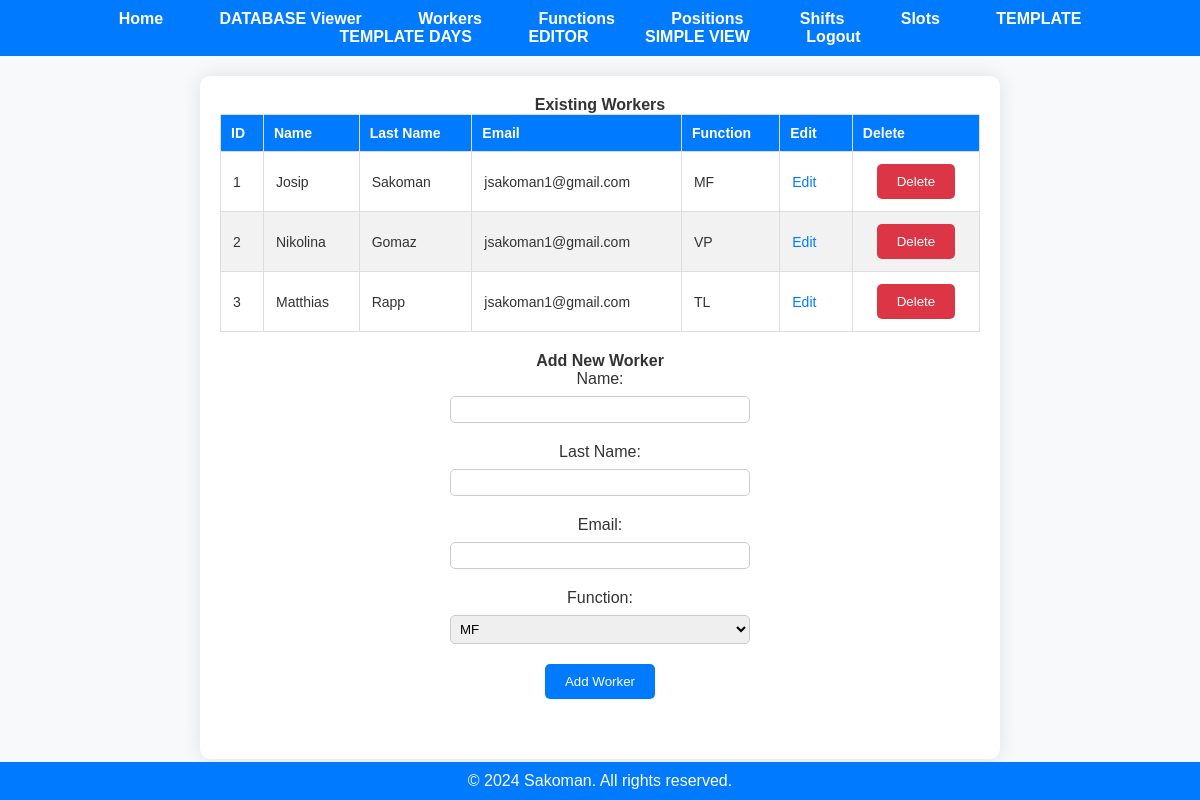
The page /workers (signed in) on the database as committed earlier.
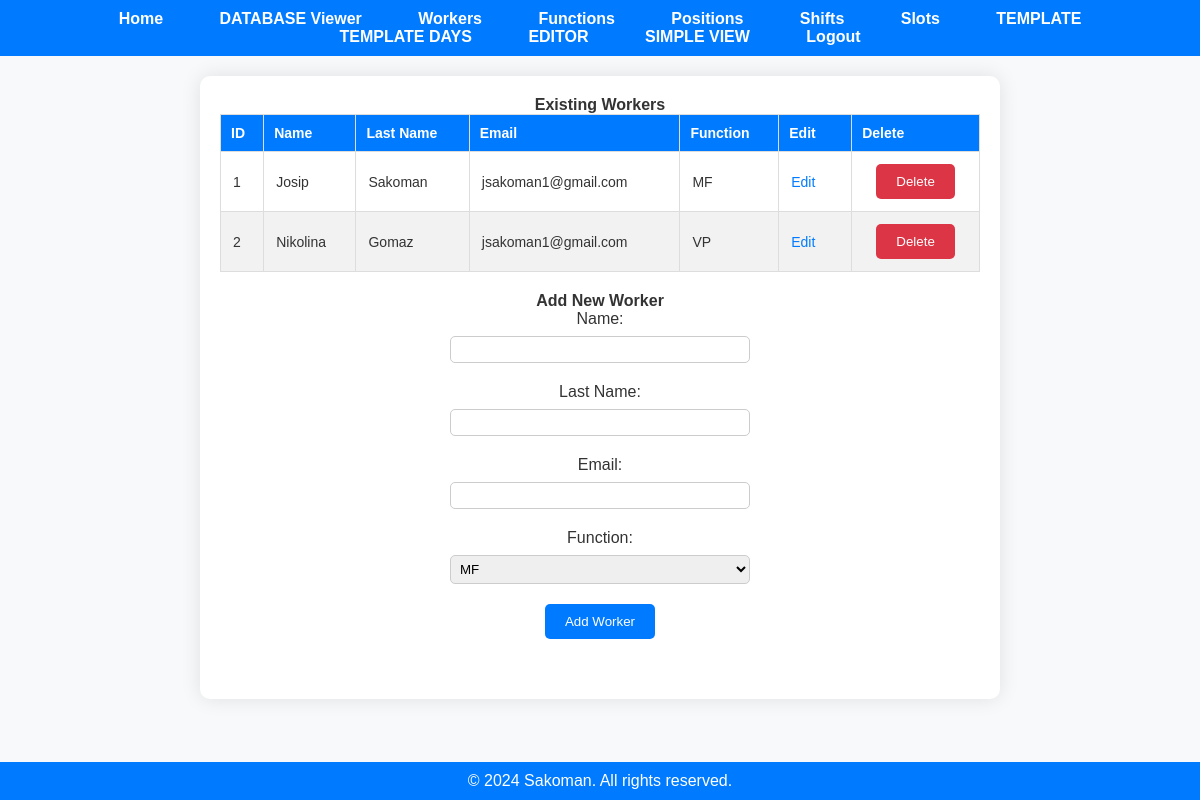
The same page on the database as committed later.
### app.py (models this page shows, shortened)
class Worker(db.Model):
    worker_id = db.Column(db.Integer, primary_key=True)
    name = db.Column(db.String(50), nullable=False)
    last_name = db.Column(db.String(50), nullable=False)
    email = db.Column(db.String(120), nullable=False)
    function_id = db.Column(db.Integer, db.ForeignKey('function.function_id'), nullable=False)
    user_id = db.Column(db.Integer, db.ForeignKey('user.id'), nullable=False)
    user = db.relationship('User', backref=db.backref('workers', lazy=True))
    function = db.relationship('Function', back_populates='workers')

### app.py (the view)
@app.route('/workers')
@employer_required
def display_workers():
    if 'user_id' not in session:
        flash('You must be logged in to view this page.', 'error')
        return redirect(url_for('login'))
    user_id = session['user_id']
    workers = fetch_all(user_id, 'Worker')
    functions = fetch_all(user_id, 'Function')
    function_names = {function.function_id: function.name for function in functions}
    for worker in workers:
        worker.function_name = function_names.get(worker.function_id, 'N/A')
    return render_template('workers.html', workers=workers, functions=functions)

### app.py (called while the page is built)
@login_manager.user_loader
def load_user(user_id):
    return User.query.get(int(user_id))

def employer_required(func):
    @wraps(func)
    def decorated_function(*args, **kwargs):
        if not current_user.is_authenticated:
            flash('You must be logged in to view this page.', 'error')
            return redirect(url_for('login'))
        if current_user.role != 'employer':
            flash('You do not have permission to view this page.', 'error')
            return redirect('/')
        return func(*args, **kwargs)
    return decorated_function

def fetch_all(user_id, table_name):
    if table_name not in ['Worker', 'Function', 'Position', 'Shift', 'Slot', 'Year_Days', 'Schedule']:
        return None
    table_class = globals()[table_name]
    items = table_class.query.filter_by(user_id=user_id).all()
    return items

### templates/workers.html (shortened to what this page needs)
<!DOCTYPE html>
<html lang="en">
<head>
    <link rel="stylesheet" href="{{ url_for('static', filename='styles.css') }}">
</head>
<body>
    {% include 'navbar.html' %}
    <div class="container">
        <div class="existing-workers-section">
            <h2>Existing Workers</h2>
            {% if workers %}
                <table class="data-table">
                    <thead>
                        <tr>
                            <th>ID</th>
                            <th>Name</th>
                            <th>Last Name</th>
                            <th>Email</th>
                            <th>Function</th>
                            <th>Edit</th>
                            <th>Delete</th>
                        </tr>
                    </thead>
                    <tbody>
                        {% for worker in workers %}
                            <tr>
                                <td>{{ worker['worker_id'] }}</td>
                                <td>{{ worker['name'] }}</td>
                                <td>{{ worker['last_name'] }}</td>
                                <td>{{ worker['email'] }}</td>
                                <td>{{ worker['function_name'] }}</td>
                                <td>
                                    <a href="/edit/Worker/{{ worker['worker_id'] }}" class="action-link">Edit</a>
                                </td>
                                <td>
                                    <form action="/delete/Worker/{{ worker['worker_id'] }}" method="post">
                                        <button type="submit" class="delete-button">Delete</button>
                                    </form>
                                </td>
                            </tr>
                        {% endfor %}
                    </tbody>
                </table>
            {% else %}
                <p>No data available.</p>
            {% endif %}
        </div>
        <div class="add-item-section">
            <h2>Add New Worker</h2>
            <form action="/add/Worker" method="post" class="add-form">
                <label for="name">Name:</label>
                <input type="text" id="name" name="name" required>
                <label for="last_name">Last Name:</label>
                <input type="text" id="last_name" name="last_name">
                <label for="email">Email:</label>
                <input type="email" id="email" name="email">
                <label for="function_id">Function:</label>
                <select id="function_id" name="function_id">
                    {% for function in functions %}
                        <option value="{{ function['function_id'] }}">{{ function['name'] }}</option>
                    {% endfor %}
                </select>
                <button type="submit" class="add-button">Add Worker</button>
            </form>
        </div>
    </div>
    <div class="footer">
        &copy; 2024 Sakoman. All rights reserved.
    </div>
</body>
</html>

Rows that differ between the two databases and show on the page:
removed Worker: worker_id "3", name "Matthias", last_name "Rapp", email "jsakoman1@gmail.com", function_name "TL"
